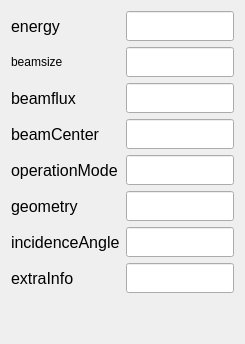
          <widget class="QWidget" name="tab_7">
           <attribute name="title">
            <string>experimentInfo</string>
           </attribute>
           <layout class="QVBoxLayout" name="verticalLayout_5">
            <item>
             <layout class="QGridLayout" name="gridLayout_2">
              <item row="0" column="0">
               <widget class="QLabel" name="label_30">
                <property name="font">
                 <font>
                  <family>MS Shell Dlg 2</family>
                  <pointsize>12</pointsize>
                 </font>
                </property>
                <property name="text">
                 <string>energy</string>
                </property>
               </widget>
              </item>
              <item row="0" column="1">
               <widget class="QLineEdit" name="lineEdit_energy">
                <property name="sizePolicy">
                 <sizepolicy hsizetype="Expanding" vsizetype="Fixed">
                  <horstretch>0</horstretch>
                  <verstretch>0</verstretch>
                 </sizepolicy>
                </property>
                <property name="minimumSize">
                 <size>
                  <width>0</width>
                  <height>30</height>
                 </size>
                </property>
                <property name="text">
                 <string/>
                </property>
               </widget>
              </item>
              <item row="8" column="0">
               <spacer name="verticalSpacer_8">
                <property name="orientation">
                 <enum>Qt::Vertical</enum>
                </property>
                <property name="sizeHint" stdset="0">
                 <size>
                  <width>20</width>
                  <height>40</height>
                 </size>
                </property>
               </spacer>
              </item>
              <item row="4" column="0">
               <widget class="QLabel" name="label_36">
                <property name="font">
                 <font>
                  <family>MS Shell Dlg 2</family>
                  <pointsize>12</pointsize>
                 </font>
                </property>
                <property name="text">
                 <string>operationMode</string>
                </property>
               </widget>
              </item>
              <item row="2" column="0">
               <widget class="QLabel" name="label_35">
                <property name="font">
                 <font>
                  <family>MS Shell Dlg 2</family>
                  <pointsize>12</pointsize>
                 </font>
                </property>
                <property name="text">
                 <string>beamflux</string>
                </property>
               </widget>
              </item>
              <item row="1" column="0">
               <widget class="QLabel" name="label_4">
                <property name="text">
                 <string>beamsize</string>
                </property>
               </widget>
              </item>
              <item row="1" column="1">
               <widget class="QLineEdit" name="lineEdit_beamsize">
                <property name="sizePolicy">
                 <sizepolicy hsizetype="Expanding" vsizetype="Fixed">
                  <horstretch>0</horstretch>
                  <verstretch>0</verstretch>
                 </sizepolicy>
                </property>
                <property name="minimumSize">
                 <size>
                  <width>0</width>
                  <height>30</height>
                 </size>
                </property>
                <property name="text">
                 <string/>
                </property>
               </widget>
              </item>
              <item row="3" column="0">
               <widget class="QLabel" name="label_34">
                <property name="font">
                 <font>
                  <family>MS Shell Dlg 2</family>
                  <pointsize>12</pointsize>
                 </font>
                </property>
                <property name="text">
                 <string>beamCenter</string>
                </property>
               </widget>
              </item>
              <item row="3" column="1">
               <widget class="QLineEdit" name="lineEdit_beam_center">
                <property name="sizePolicy">
                 <sizepolicy hsizetype="Expanding" vsizetype="Fixed">
                  <horstretch>0</horstretch>
                  <verstretch>0</verstretch>
                 </sizepolicy>
                </property>
                <property name="minimumSize">
                 <size>
                  <width>0</width>
                  <height>30</height>
                 </size>
                </property>
                <property name="text">
                 <string/>
                </property>
               </widget>
              </item>
              <item row="2" column="1">
               <widget class="QLineEdit" name="lineEdit_beamflux">
                <property name="sizePolicy">
                 <sizepolicy hsizetype="Expanding" vsizetype="Fixed">
                  <horstretch>0</horstretch>
                  <verstretch>0</verstretch>
                 </sizepolicy>
                </property>
                <property name="minimumSize">
                 <size>
                  <width>0</width>
                  <height>30</height>
                 </size>
                </property>
                <property name="text">
                 <string/>
                </property>
               </widget>
              </item>
              <item row="4" column="1">
               <widget class="QLineEdit" name="lineEdit_mode">
                <property name="sizePolicy">
                 <sizepolicy hsizetype="Expanding" vsizetype="Fixed">
                  <horstretch>0</horstretch>
                  <verstretch>0</verstretch>
                 </sizepolicy>
                </property>
                <property name="minimumSize">
                 <size>
                  <width>0</width>
                  <height>30</height>
                 </size>
                </property>
                <property name="text">
                 <string/>
                </property>
               </widget>
              </item>
              <item row="5" column="1">
               <widget class="QLineEdit" name="lineEdit_geometry">
                <property name="sizePolicy">
                 <sizepolicy hsizetype="Expanding" vsizetype="Fixed">
                  <horstretch>0</horstretch>
                  <verstretch>0</verstretch>
                 </sizepolicy>
                </property>
                <property name="minimumSize">
                 <size>
                  <width>0</width>
                  <height>30</height>
                 </size>
                </property>
                <property name="text">
                 <string/>
                </property>
               </widget>
              </item>
              <item row="6" column="0">
               <widget class="QLabel" name="label_12">
                <property name="font">
                 <font>
                  <family>MS Shell Dlg 2</family>
                  <pointsize>12</pointsize>
                 </font>
                </property>
                <property name="text">
                 <string>incidenceAngle</string>
                </property>
               </widget>
              </item>
              <item row="6" column="1">
               <widget class="QLineEdit" name="lineEdit_incidence_angle">
                <property name="sizePolicy">
                 <sizepolicy hsizetype="Expanding" vsizetype="Fixed">
                  <horstretch>0</horstretch>
                  <verstretch>0</verstretch>
                 </sizepolicy>
                </property>
                <property name="minimumSize">
                 <size>
                  <width>0</width>
                  <height>30</height>
                 </size>
                </property>
                <property name="text">
                 <string/>
                </property>
               </widget>
              </item>
              <item row="5" column="0">
               <widget class="QLabel" name="label_33">
                <property name="font">
                 <font>
                  <family>MS Shell Dlg 2</family>
                  <pointsize>12</pointsize>
                 </font>
                </property>
                <property name="text">
                 <string>geometry</string>
                </property>
               </widget>
              </item>
              <item row="7" column="0">
               <widget class="QLabel" name="label_20">
                <property name="font">
                 <font>
                  <family>MS Shell Dlg 2</family>
                  <pointsize>12</pointsize>
                 </font>
                </property>
                <property name="text">
                 <string>extraInfo</string>
                </property>
               </widget>
              </item>
              <item row="7" column="1">
               <widget class="QLineEdit" name="lineEdit_extraInfo">
                <property name="sizePolicy">
                 <sizepolicy hsizetype="Expanding" vsizetype="Fixed">
                  <horstretch>0</horstretch>
                  <verstretch>0</verstretch>
                 </sizepolicy>
                </property>
                <property name="minimumSize">
                 <size>
                  <width>0</width>
                  <height>30</height>
                 </size>
                </property>
                <property name="text">
                 <string/>
                </property>
               </widget>
              </item>
             </layout>
            </item>
           </layout>
          </widget>
